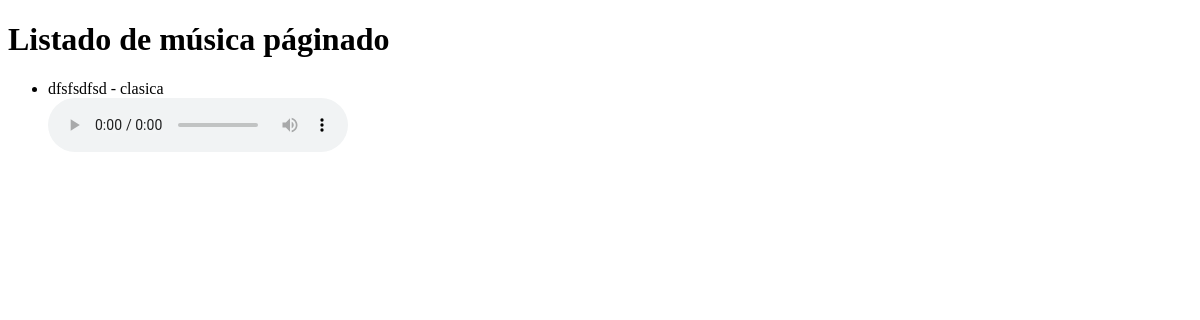
The app's page /, older data.
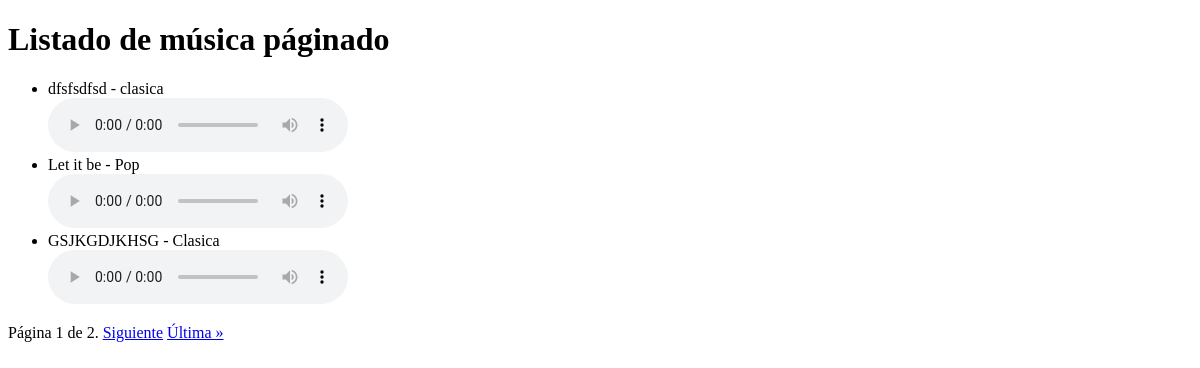
The same page, newer data.
### musica/models.py (models this page shows, shortened)
class Musica(models.Model):
    nombre = models.CharField(max_length=50,unique=True)
    TIPOS_MUSICA = [
        ('Rock', 'ROCK'),
        ('Pop', 'POP'),
        ('Jazz', 'JAZZ'),
        ('Electrónica', 'ELECTRÓNICA'),
        ('Clasica', 'CLÁSICA'),
    ]
    tipo_musica = models.CharField(max_length=20, choices=TIPOS_MUSICA)
    fichero = models.FileField(upload_to='archivos_mp3', validators=[validar_mp3])

### musica/views.py (the view)
# urls.py: path('', views.ListadoMusicaListView.as_view(), name='listado_musica'),
class ListadoMusicaListView(generic.ListView):
    model = Musica
    template_name = 'musica/listado_paginado.html'
    paginate_by = 3

### musica/templates/musica/listado_paginado.html (shortened to what this page needs)
<!DOCTYPE html>
<html lang="es">
<head>
</head>
<body>
    <h1> Listado de música páginado </h1>
    <ul>
        {% for cancion in object_list %}
            <li>{{ cancion.nombre }} - {{ cancion.tipo_musica }}</li>
            <audio controls>
                <source src="{{ cancion.fichero.url }}" type="audio/mpeg" />
            </audio>
        {% endfor %}
    </ul>
    {% if is_paginated %}
        <div class="pagination">
            <span class="step-links">
                <span class="current">
                    Página {{ page_obj.number }} de {{ page_obj.paginator.num_pages }}.
                </span>
                {% if page_obj.has_next %}
                    <a href="?page={{ page_obj.next_page_number }}">Siguiente</a>
                    <a href="?page={{ page_obj.paginator.num_pages }}">Última &raquo;</a>
                {% endif %}
            </span>
        </div>
    {% endif %}
</body>
</html>

Row changes from the older to the newer data that the page shows:
added Musica: nombre "Let it be", tipo_musica "Pop"
added Musica: nombre "GSJKGDJKHSG", tipo_musica "Clasica"
Text that changed along with them:
{{ page_obj.number }}: (not shown) → "1"
{{ page_obj.paginator.num_pages }}: (not shown) → "2"
text now shown: "Página de . Siguiente Última »"
